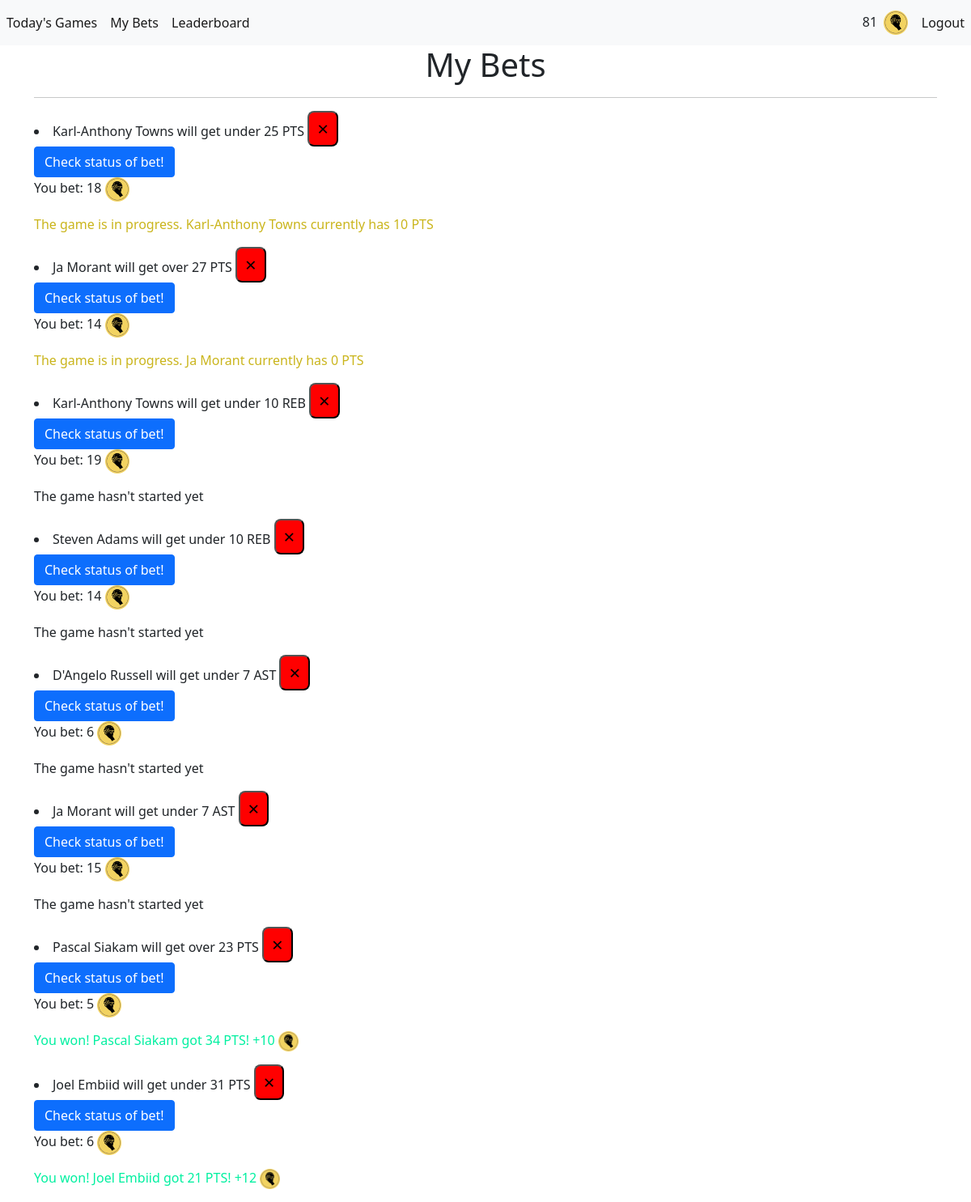
Screenshot of /my-bets (signed in) with the database file from the repository.
### app/models.py (models this page shows)
class User(db.Model, UserMixin):
    id = db.Column(db.Integer, primary_key = True)
    email = db.Column(db.String(150), unique = True)
    password = db.Column(db.String(150))
    first_name = db.Column(db.String(150))
    last_name = db.Column(db.String(150))
    swishcoins = db.Column(db.Integer, default = 100)
    bets = db.relationship('Bet')

class Bet(db.Model):
    __table_args__ = (
        db.UniqueConstraint('game_id', 'team', 'player_name', 'statistic', 'num_stats', 'user_id'),
    )
    id = db.Column(db.Integer, primary_key = True)
    game_id = db.Column(db.String(50))
    team = db.Column(db.String(100))
    player_name = db.Column(db.String(500))
    statistic = db.Column(db.String(100))
    over_statistic = db.Column(db.Boolean, default = False, nullable = False)
    num_stats = db.Column(db.Integer)
    date = db.Column(db.DateTime(timezone=True), server_default=func.now())
    w_or_l = db.Column(db.Boolean, default = None, nullable = True)
    game_status = db.Column(db.Integer, nullable = True)
    stats_actual = db.Column(db.Integer, nullable = True)
    wagered_amount = db.Column(db.Integer, nullable = True)
    net_revenue = db.Column(db.Integer, nullable = True)
    claimed = db.Column(db.Boolean, default = False)
    user_id = db.Column(db.Integer, db.ForeignKey('user.id'))

### app/views.py (the view)
@app.route("/my-bets")
def my_bets():
    return render_template("user_bets.html", user = current_user)

### app/__init__.py (called while the page is built)
@login_manager.user_loader
def load_user(id):
    return User.query.get(int(id))

### app/templates/user_bets.html (shortened to what this page needs)
{% extends "main/base.html" %}
{% block main %}
<div class="container">
    <div class="row">
        <div class="col">
            <h1>My Bets</h1>
            <hr>
            <p> {% for bet in user.bets %}
                <li>{% if bet.over_statistic == true %}
                    {{bet.player_name}} will get over {{bet.num_stats| round| int}} {{ bet.statistic }}
                    {% else %}
                    {{bet.player_name}} will get under {{bet.num_stats| round| int}} {{ bet.statistic }}
                    {% endif %}
                    <button type="button" class="close" onClick="deleteBet('{{ bet.id }}')">
                        <span aria-hidden="true">&times;</span>
                    </button>
                    <br>
                    <button type="button" class="btn btn-primary" onClick="
                    fetch('/check-bet-status', {
                        method: 'POST',
                        body: JSON.stringify({betID: '{{ bet.id }}'})
                    }).then((_res) => {
                        window.location.href='my-bets';
                    })";>
                        Check status of bet!
                    </button>
                    <p> You bet: {{ bet.wagered_amount }} <img style="max-width: 30px; max-height: 30px;" src="{{ url_for('static', filename='img/CourtsideBets_logo.png') }}"></p>
                    {% if bet.game_status is none or bet.game_status == 1  %}
                        <p>The game hasn't started yet</p>
                    {% elif bet.game_status == 2 and bet.w_or_l is none %}
                        <p style="color: rgb(202, 181, 28)">The game is in progress. {{ bet.player_name }} currently has {{ bet.stats_actual }} {{ bet.statistic }}</p>
                    {% elif bet.game_status == 2 and bet.w_or_l == true %}
                        <p style="color: rgb(0, 240, 160)">You won! {{ bet.player_name }} currently has {{ bet.stats_actual }} {{ bet.statistic }} +{{ 2 * bet.wagered_amount }} <img style="max-width: 25px; max-height: 25px;" src="{{ url_for('static', filename='img/CourtsideBets_logo.png') }}"></p>
                    {% elif bet.game_status == 2 and bet.w_or_l == false %}
                        <p style="color: red"> You lost. {{ bet.player_name }} currently has {{ bet.stats_actual }} {{ bet.statistic }}</p>
                    {% elif bet.game_status == 3 %}
                        {% if bet.w_or_l == true %}
                        <p style = "color: rgb(0, 240, 160);">You won! {{ bet.player_name }} got {{ bet.stats_actual }} {{ bet.statistic }}! +{{ 2 * bet.wagered_amount }} <img style="max-width: 25px; max-height: 25px;" src="{{ url_for('static', filename='img/CourtsideBets_logo.png') }}"></p>
                        {% else %}
                        <p style = "color: red;">You lost. {{ bet.player_name }} got {{ bet.stats_actual }} {{ bet.statistic }}</p>
                        {% endif %}
                    {% endif %}
                </li>
                {% endfor %}
            </p>
        </div>
    </div>
</div>
{% endblock %}

### app/templates/main/base.html (shortened to what this page needs)
<!doctype html>
<html lang="en">
<head>
    <link href="https://cdn.jsdelivr.net/npm/bootstrap@5.1.3/dist/css/bootstrap.min.css" rel="stylesheet"
>
    <link rel="stylesheet" href="{{ url_for('static', filename='css/style.css') }}">
</head>
<body>
    <nav class="navbar navbar-expand-lg navbar-light bg-light">
        <div class="collapse navbar-collapse" id="navbar">
            <div class="navbar-nav">
                {% if user.is_authenticated %}
                <a class="nav-link active" style="white-space: nowrap;" id="today_games" href="/">Today's Games</a>
                <a class="nav-link active" style="white-space: nowrap;" id="my_bets" href="/my-bets">My Bets</a>
                <a class="nav-link active" style="white-space: nowrap;" id="leaderboard" href="/leaderboard">Leaderboard</a>
                {% else %}
                <a class="nav-link active" id="login" href="/login">Login</a>
                <a class="nav-link active" id="sign_up" href="/sign-up">Sign Up</a>
                {% endif %}
            </div>
        </div>
        <div class="collapse navbar-collapse" id="navbarNav">
            <ul class="navbar-nav ms-auto mb-2 mb-lg-0">
                <li style="padding-top:7px;"> {{ user.swishcoins }} &nbsp; </li>
                <li><img style="max-width: 35px; max-height: 35px; padding-top: 5px" src="{{ url_for('static', filename='img/CourtsideBets_logo.png') }}"> &nbsp; </li>
                <li><a class="nav-link active" id="logout" href="/logout">Logout</a></li>
            </ul>
            </div>
    </nav>
    <main>
        {% block main %} {% endblock %}
    </main>
</body>
</html>

### app/static/css/style.css (style rules this page uses)
h1 { text-align: center; }
.close { background-color: red; color: black; text-align: center; font-size: 24px; padding: 2px 10px; transition-duration: 0.4s; border-radius: 8px; }

### rows the page displays
User: swishcoins "81"
Bet: player_name "Karl-Anthony Towns", num_stats "25", statistic "PTS", wagered_amount "18", stats_actual "10"
Bet: player_name "Ja Morant", num_stats "27", statistic "PTS", wagered_amount "14", stats_actual "0"
Bet: player_name "Karl-Anthony Towns", num_stats "10", statistic "REB", wagered_amount "19", shows "The game hasn't started yet"
Bet: player_name "Steven Adams", num_stats "10", statistic "REB", wagered_amount "14", shows "The game hasn't started yet"
Bet: player_name "D'Angelo Russell", num_stats "7", statistic "AST", wagered_amount "6", shows "The game hasn't started yet"
Bet: player_name "Ja Morant", num_stats "7", statistic "AST", wagered_amount "15", shows "The game hasn't started yet"
Bet: player_name "Pascal Siakam", num_stats "23", statistic "PTS", wagered_amount "5", stats_actual "34", 2*bet.wagered_amount "10", game_status 3 (drawn)
Bet: player_name "Joel Embiid", num_stats "31", statistic "PTS", wagered_amount "6", stats_actual "21", 2*bet.wagered_amount "12", game_status 3 (drawn)
